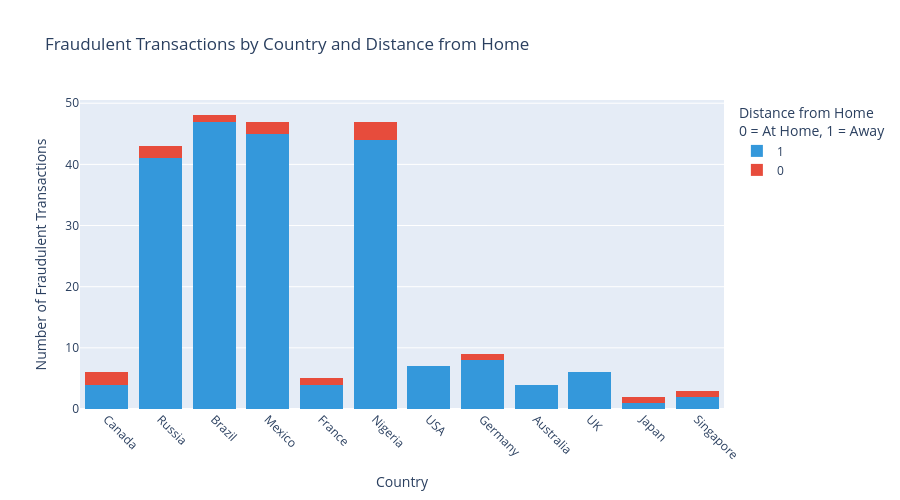

Source (notebook cell):
### Markdown cell above
## Interactive Visualisations by plotly

### Code cell
fig = px.histogram(
    fraud_df,
    x='country',
    color='distance_from_home',
    barmode='stack',  # Stacked instead of grouped
    title='Fraudulent Transactions by Country and Distance from Home',
    labels={'distance_from_home': 'Distance from Home'},
    color_discrete_sequence=['#3498db', '#e74c3c'],
    height=500
)

fig.update_layout(
    xaxis_title='Country',
    yaxis_title='Number of Fraudulent Transactions',
    legend_title='Distance from Home<br>0 = At Home, 1 = Away',
    xaxis={'tickangle': 45}
)
fig.show()

### Figure 1 — Plotly figure (JSON) as saved in the notebook; plotly's stock layout.template omitted (floating-point values rounded to 4 significant figures; data arrays with more than 128 entries replaced by an {"elided": "..."} marker saying what was removed)
{"data": [{"bingroup": "x", "hovertemplate": "Distance from Home=1<br>country=%{x}<br>count=%{y}<extra></extra>", "legendgroup": "1", "marker": {"color": "#3498db", "pattern": {"shape": ""}}, "name": "1", "orientation": "v", "showlegend": true, "type": "histogram", "x": {"elided": "213 str values"}, "xaxis": "x", "yaxis": "y"}, {"bingroup": "x", "hovertemplate": "Distance from Home=0<br>country=%{x}<br>count=%{y}<extra></extra>", "legendgroup": "0", "marker": {"color": "#e74c3c", "pattern": {"shape": ""}}, "name": "0", "orientation": "v", "showlegend": true, "type": "histogram", "x": ["Canada", "Russia", "Japan", "Nigeria", "Nigeria", "Singapore", "Mexico", "Russia", "Brazil", "France", "Canada", "Mexico", "Germany", "Nigeria"], "xaxis": "x", "yaxis": "y"}], "layout": {"barmode": "stack", "height": 500, "legend": {"title": {"text": "Distance from Home<br>0 = At Home, 1 = Away"}, "tracegroupgap": 0}, "title": {"text": "Fraudulent Transactions by Country and Distance from Home"}, "xaxis": {"anchor": "y", "domain": [0, 1], "tickangle": 45, "title": {"text": "Country"}}, "yaxis": {"anchor": "x", "domain": [0, 1], "title": {"text": "Number of Fraudulent Transactions"}}}}
